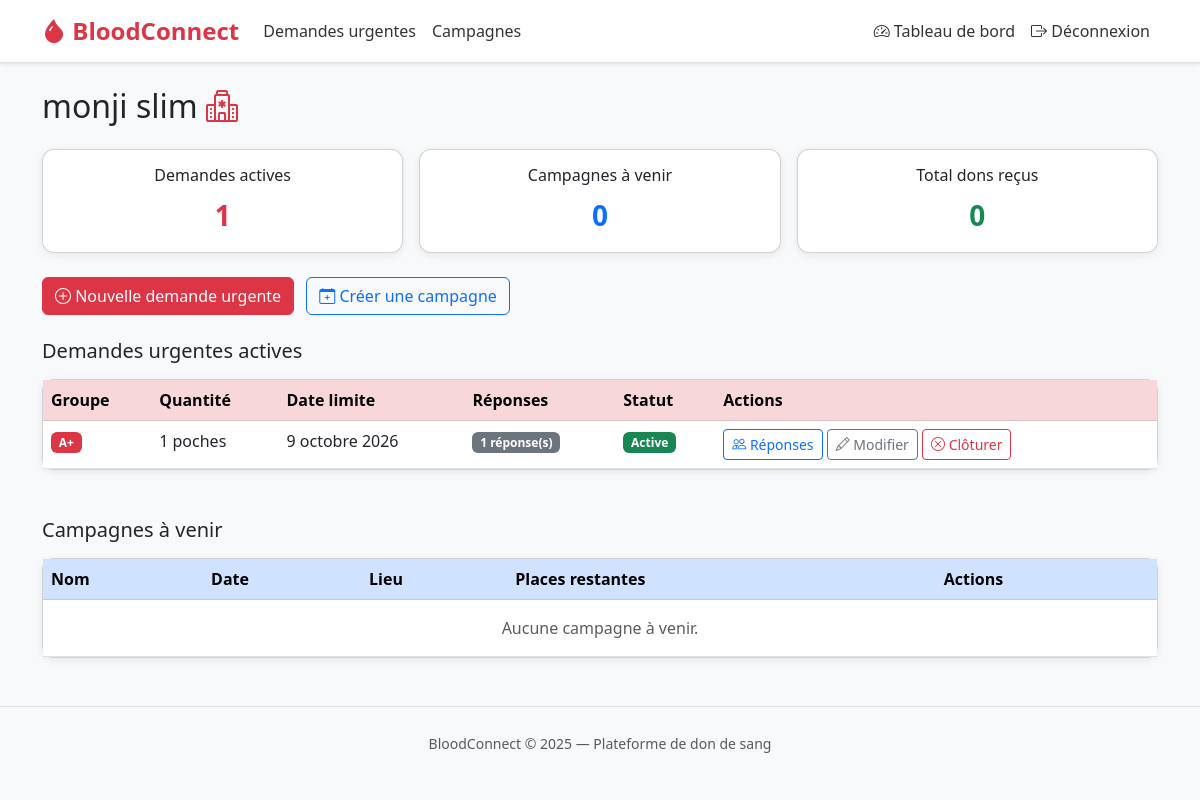
The page /dashboard/hopital/ (signed in) on the database as committed earlier.
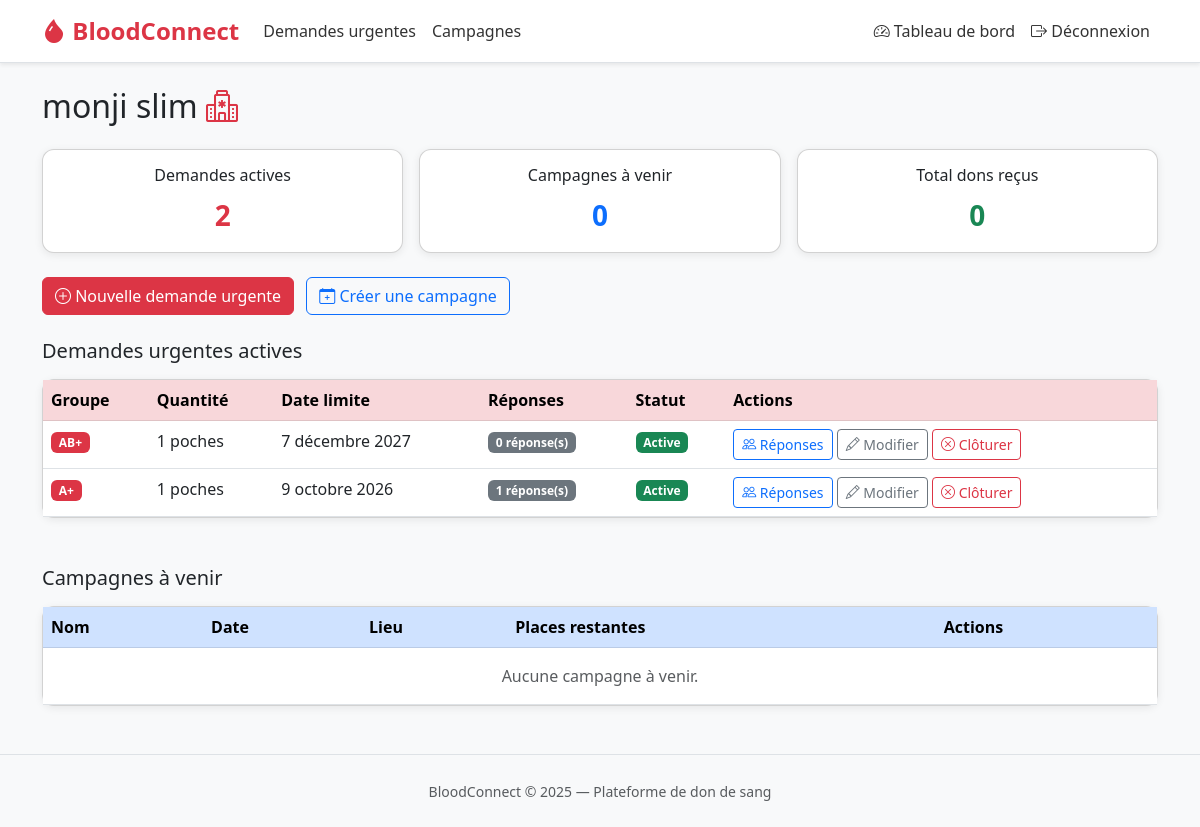
The same page on the database as committed later.
### core/models.py (models this page shows, shortened)
class DemandeUrgente(models.Model):
    STATUT_CHOICES = [
        ('active', 'Active'),
        ('cloturee', 'Clôturée'),
        ('satisfaite', 'Satisfaite'),
    ]
    hopital = models.ForeignKey(Hopital, on_delete=models.CASCADE, related_name='demandes')
    groupe_sanguin = models.CharField(max_length=3, choices=BLOOD_GROUPS)
    quantite = models.PositiveIntegerField(help_text="Nombre de poches")
    delai = models.DateField(help_text="Date limite")
    description = models.TextField(blank=True)
    statut = models.CharField(max_length=20, choices=STATUT_CHOICES, default='active')
    date_creation = models.DateTimeField(auto_now_add=True)

### core/views/dashboard_views.py (the view)
# urls.py: path('hopital/', dashboard_views.dashboard_hopital, name='dashboard_hopital'),
@login_required
def dashboard_hopital(request):
    try:
        hopital = request.user.hopital
    except Hopital.DoesNotExist:
        return redirect('dashboard')
    if not hopital.valide:
        return render(request, 'dashboard/hopital_en_attente.html')
    demandes_actives = hopital.demandes.filter(statut='active').order_by('-date_creation')
    campagnes = hopital.campagnes.filter(date__gte=timezone.now().date()).order_by('date')
    total_dons = hopital.dons_recus.count()
    context = {
        'hopital': hopital,
        'demandes_actives': demandes_actives,
        'campagnes': campagnes,
        'total_dons': total_dons,
    }
    return render(request, 'dashboard/hopital.html', context)

### templates/dashboard/hopital.html (shortened to what this page needs)
{% extends 'base.html' %}
{% block content %}
<h2 class="mb-4">{{ hopital.nom }} <i class="bi bi-hospital text-danger"></i></h2>
<div class="row g-3 mb-4">
  <div class="col-md-4">
    <div class="card text-center p-3">
      <h6>Demandes actives</h6>
      <span class="fs-3 fw-bold text-danger">{{ demandes_actives.count }}</span>
    </div>
  </div>
  <div class="col-md-4">
    <div class="card text-center p-3">
      <h6>Campagnes à venir</h6>
      <span class="fs-3 fw-bold text-primary">{{ campagnes.count }}</span>
    </div>
  </div>
  <div class="col-md-4">
    <div class="card text-center p-3">
      <h6>Total dons reçus</h6>
      <span class="fs-3 fw-bold text-success">{{ total_dons }}</span>
    </div>
  </div>
</div>
<div class="mb-4">
  <a href="{% url 'creer_demande' %}" class="btn btn-danger me-2">
    <i class="bi bi-plus-circle"></i> Nouvelle demande urgente
  </a>
  <a href="{% url 'creer_campagne' %}" class="btn btn-outline-primary">
    <i class="bi bi-calendar-plus"></i> Créer une campagne
  </a>
</div>
<h5 class="mb-3">Demandes urgentes actives</h5>
<div class="card">
  <div class="card-body p-0">
    <table class="table table-hover mb-0">
      <thead class="table-danger">
        <tr>
          <th>Groupe</th>
          <th>Quantité</th>
          <th>Date limite</th>
          <th>Réponses</th>
          <th>Statut</th>
          <th>Actions</th>
        </tr>
      </thead>
      <tbody>
        {% for d in demandes_actives %}
          <tr>
            <td><span class="badge bg-danger">{{ d.groupe_sanguin }}</span></td>
            <td>{{ d.quantite }} poches</td>
            <td>{{ d.delai }}</td>
            <td>
              <span class="badge bg-secondary">{{ d.reponses.count }} réponse(s)</span>
            </td>
            <td><span class="badge bg-success">{{ d.get_statut_display }}</span></td>
            <td>
              <a href="{% url 'gerer_reponses' d.pk %}" class="btn btn-sm btn-outline-primary">
                <i class="bi bi-people"></i> Réponses
              </a>
              <a href="{% url 'modifier_demande' d.pk %}" class="btn btn-sm btn-outline-secondary">
                <i class="bi bi-pencil"></i> Modifier
              </a>
              <a href="{% url 'cloturer_demande' d.pk %}" class="btn btn-sm btn-outline-danger">
                <i class="bi bi-x-circle"></i> Clôturer
              </a>
            </td>
          </tr>
        {% empty %}
          <tr>
            <td colspan="6" class="text-center text-muted py-3">Aucune demande active.</td>
          </tr>
        {% endfor %}
      </tbody>
    </table>
  </div>
</div>
<h5 class="mb-3 mt-5">Campagnes à venir</h5>
<div class="card">
  <div class="card-body p-0">
    <table class="table table-hover mb-0">
      <thead class="table-primary">
        <tr>
          <th>Nom</th>
          <th>Date</th>
          <th>Lieu</th>
          <th>Places restantes</th>
          <th>Actions</th>
        </tr>
      </thead>
      <tbody>
        {% for c in campagnes %}
          <tr>
            <td>{{ c.nom }}</td>
            <td>{{ c.date }}</td>
            <td>{{ c.lieu }}</td>
            <td>{{ c.places_restantes }} / {{ c.capacite_totale }}</td>
            <td>
              <a href="{% url 'detail_campagne' c.pk %}" class="btn btn-sm btn-outline-primary">
                <i class="bi bi-eye"></i> Voir
              </a>
            </td>
          </tr>
        {% empty %}
          <tr>
            <td colspan="5" class="text-center text-muted py-3">Aucune campagne à venir.</td>
          </tr>
        {% endfor %}
      </tbody>
    </table>
  </div>
</div>
{% endblock %}

Rows that differ between the two databases and show on the page:
added DemandeUrgente: groupe_sanguin "AB+", quantite "1", delai "7 décembre 2027", reponses.count "0", statut "Active"
Other text that changed with them:
{{ demandes_actives.count }}: "1" → "2"
